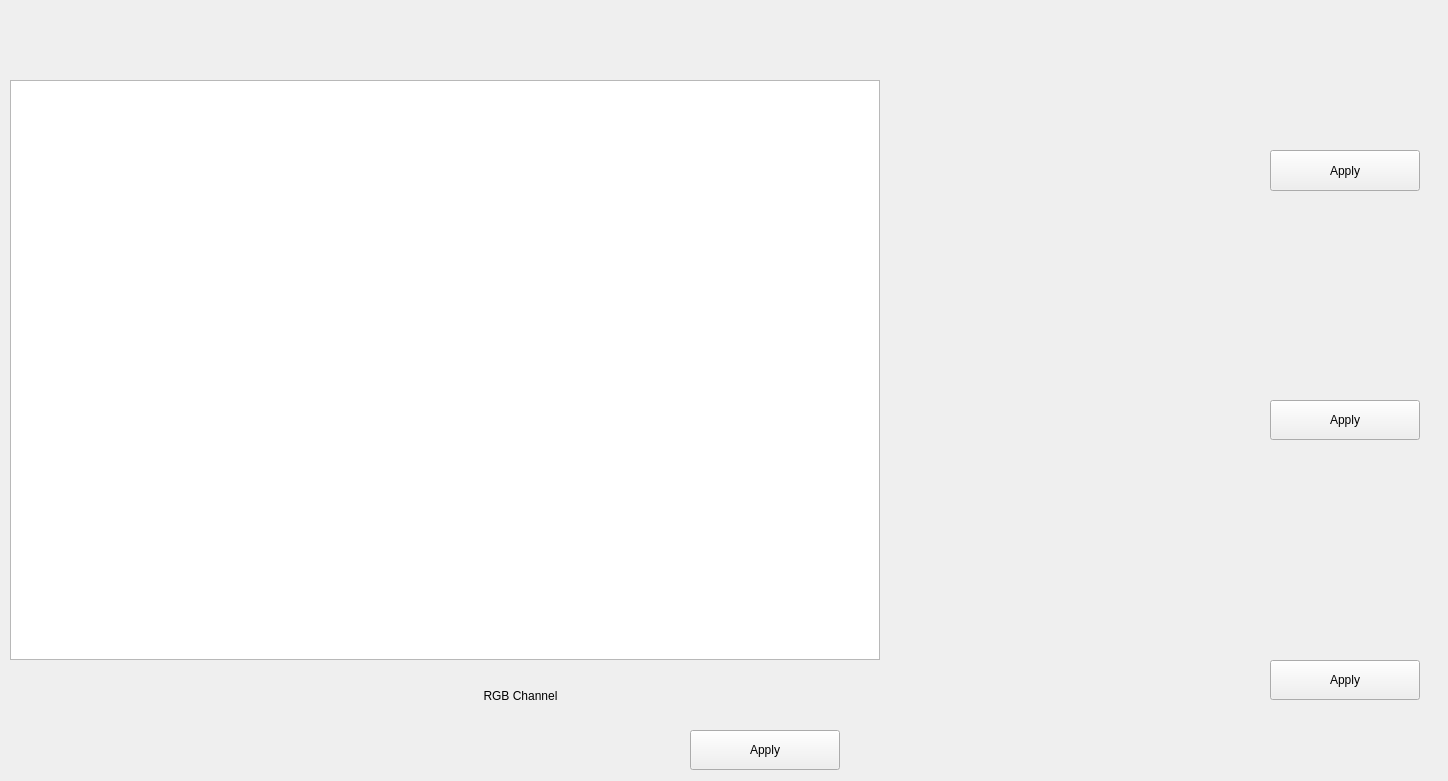
<?xml version="1.0" encoding="UTF-8"?>
<ui version="4.0">
 <class>ChannelEditWindow</class>
 <widget class="QWidget" name="ChannelEditWindow">
  <property name="geometry">
   <rect>
    <x>0</x>
    <y>0</y>
    <width>1448</width>
    <height>781</height>
   </rect>
  </property>
  <property name="cursor">
   <cursorShape>ArrowCursor</cursorShape>
  </property>
  <property name="windowTitle">
   <string>Channel Editing</string>
  </property>
  <property name="windowIcon">
   <iconset>
    <normaloff>../images/Icon.png</normaloff>../images/Icon.png</iconset>
  </property>
  <widget class="QGraphicsView" name="imageArea">
   <property name="geometry">
    <rect>
     <x>10</x>
     <y>80</y>
     <width>870</width>
     <height>580</height>
    </rect>
   </property>
   <property name="mouseTracking">
    <bool>false</bool>
   </property>
   <property name="focusPolicy">
    <enum>Qt::ClickFocus</enum>
   </property>
   <property name="autoFillBackground">
    <bool>false</bool>
   </property>
   <property name="verticalScrollBarPolicy">
    <enum>Qt::ScrollBarAsNeeded</enum>
   </property>
   <property name="horizontalScrollBarPolicy">
    <enum>Qt::ScrollBarAsNeeded</enum>
   </property>
   <property name="sizeAdjustPolicy">
    <enum>QAbstractScrollArea::AdjustIgnored</enum>
   </property>
   <property name="backgroundBrush">
    <brush brushstyle="SolidPattern">
     <color alpha="255">
      <red>200</red>
      <green>200</green>
      <blue>200</blue>
     </color>
    </brush>
   </property>
   <property name="alignment">
    <set>Qt::AlignLeading|Qt::AlignLeft|Qt::AlignTop</set>
   </property>
  </widget>
  <widget class="QPushButton" name="apply_red_channel">
   <property name="geometry">
    <rect>
     <x>1270</x>
     <y>150</y>
     <width>150</width>
     <height>41</height>
    </rect>
   </property>
   <property name="sizePolicy">
    <sizepolicy hsizetype="Maximum" vsizetype="Maximum">
     <horstretch>0</horstretch>
     <verstretch>0</verstretch>
    </sizepolicy>
   </property>
   <property name="maximumSize">
    <size>
     <width>150</width>
     <height>50</height>
    </size>
   </property>
   <property name="cursor">
    <cursorShape>PointingHandCursor</cursorShape>
   </property>
   <property name="text">
    <string>Apply</string>
   </property>
  </widget>
  <widget class="QPushButton" name="apply_green_channel">
   <property name="geometry">
    <rect>
     <x>1270</x>
     <y>400</y>
     <width>150</width>
     <height>40</height>
    </rect>
   </property>
   <property name="sizePolicy">
    <sizepolicy hsizetype="Maximum" vsizetype="Maximum">
     <horstretch>0</horstretch>
     <verstretch>0</verstretch>
    </sizepolicy>
   </property>
   <property name="maximumSize">
    <size>
     <width>150</width>
     <height>50</height>
    </size>
   </property>
   <property name="cursor">
    <cursorShape>PointingHandCursor</cursorShape>
   </property>
   <property name="text">
    <string>Apply</string>
   </property>
  </widget>
  <widget class="QPushButton" name="apply_blue_channel">
   <property name="geometry">
    <rect>
     <x>1270</x>
     <y>660</y>
     <width>150</width>
     <height>40</height>
    </rect>
   </property>
   <property name="sizePolicy">
    <sizepolicy hsizetype="Maximum" vsizetype="Maximum">
     <horstretch>0</horstretch>
     <verstretch>0</verstretch>
    </sizepolicy>
   </property>
   <property name="maximumSize">
    <size>
     <width>150</width>
     <height>50</height>
    </size>
   </property>
   <property name="cursor">
    <cursorShape>PointingHandCursor</cursorShape>
   </property>
   <property name="text">
    <string>Apply</string>
   </property>
  </widget>
  <widget class="QWidget" name="red_slider_widget" native="true">
   <property name="geometry">
    <rect>
     <x>890</x>
     <y>180</y>
     <width>321</width>
     <height>71</height>
    </rect>
   </property>
  </widget>
  <widget class="QWidget" name="green_slider_widget" native="true">
   <property name="geometry">
    <rect>
     <x>890</x>
     <y>430</y>
     <width>321</width>
     <height>71</height>
    </rect>
   </property>
  </widget>
  <widget class="QWidget" name="blue_slider_widget" native="true">
   <property name="geometry">
    <rect>
     <x>890</x>
     <y>690</y>
     <width>321</width>
     <height>71</height>
    </rect>
   </property>
  </widget>
  <widget class="QWidget" name="rgb_slider_widget" native="true">
   <property name="geometry">
    <rect>
     <x>360</x>
     <y>710</y>
     <width>321</width>
     <height>71</height>
    </rect>
   </property>
  </widget>
  <widget class="QLabel" name="label">
   <property name="geometry">
    <rect>
     <x>360</x>
     <y>680</y>
     <width>321</width>
     <height>31</height>
    </rect>
   </property>
   <property name="text">
    <string>RGB Channel</string>
   </property>
   <property name="alignment">
    <set>Qt::AlignCenter</set>
   </property>
  </widget>
  <widget class="QPushButton" name="apply_rgb_channel">
   <property name="geometry">
    <rect>
     <x>690</x>
     <y>730</y>
     <width>150</width>
     <height>40</height>
    </rect>
   </property>
   <property name="sizePolicy">
    <sizepolicy hsizetype="Maximum" vsizetype="Maximum">
     <horstretch>0</horstretch>
     <verstretch>0</verstretch>
    </sizepolicy>
   </property>
   <property name="maximumSize">
    <size>
     <width>150</width>
     <height>50</height>
    </size>
   </property>
   <property name="cursor">
    <cursorShape>PointingHandCursor</cursorShape>
   </property>
   <property name="text">
    <string>Apply</string>
   </property>
  </widget>
  <widget class="PlotWidget" name="histogram1" native="true">
   <property name="geometry">
    <rect>
     <x>891</x>
     <y>0</y>
     <width>331</width>
     <height>190</height>
    </rect>
   </property>
   <property name="sizePolicy">
    <sizepolicy hsizetype="Maximum" vsizetype="Maximum">
     <horstretch>0</horstretch>
     <verstretch>0</verstretch>
    </sizepolicy>
   </property>
   <property name="maximumSize">
    <size>
     <width>350</width>
     <height>300</height>
    </size>
   </property>
  </widget>
  <widget class="PlotWidget" name="histogram2" native="true">
   <property name="geometry">
    <rect>
     <x>890</x>
     <y>250</y>
     <width>329</width>
     <height>191</height>
    </rect>
   </property>
   <property name="sizePolicy">
    <sizepolicy hsizetype="Maximum" vsizetype="Maximum">
     <horstretch>0</horstretch>
     <verstretch>0</verstretch>
    </sizepolicy>
   </property>
   <property name="maximumSize">
    <size>
     <width>350</width>
     <height>300</height>
    </size>
   </property>
  </widget>
  <widget class="PlotWidget" name="histogram3" native="true">
   <property name="geometry">
    <rect>
     <x>890</x>
     <y>510</y>
     <width>329</width>
     <height>190</height>
    </rect>
   </property>
   <property name="sizePolicy">
    <sizepolicy hsizetype="Maximum" vsizetype="Maximum">
     <horstretch>0</horstretch>
     <verstretch>0</verstretch>
    </sizepolicy>
   </property>
   <property name="maximumSize">
    <size>
     <width>350</width>
     <height>300</height>
    </size>
   </property>
  </widget>
 </widget>
 <customwidgets>
  <customwidget>
   <class>PlotWidget</class>
   <extends>QWidget</extends>
   <header>pyqtgraph</header>
   <container>1</container>
  </customwidget>
 </customwidgets>
 <resources/>
 <connections/>
</ui>
